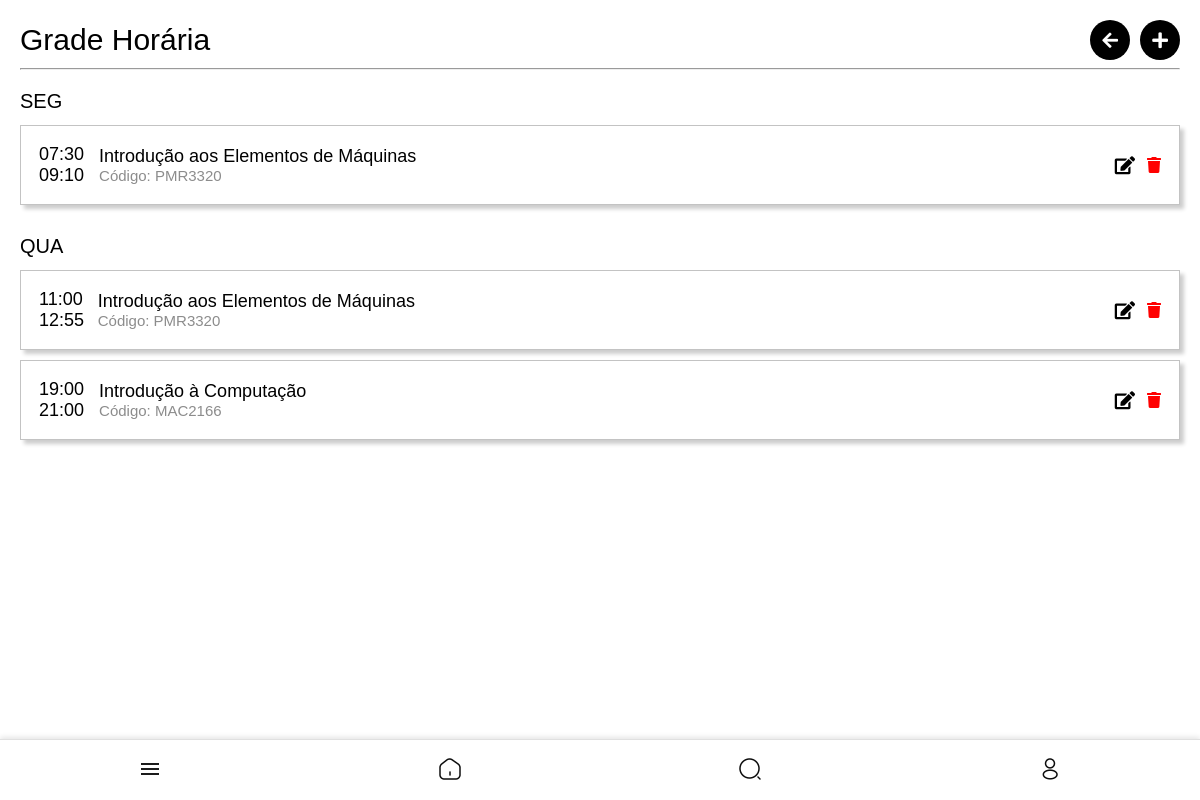
The app's page /grade-horaria/ (signed in) with its own data.
### core/models.py (models this page shows, shortened)
class HorarioGrade(models.Model):
    usuario = models.ForeignKey(settings.AUTH_USER_MODEL, on_delete=models.CASCADE, related_name='horarios_grade')
    disciplina = models.ForeignKey('Disciplina', on_delete=models.CASCADE)
    dia_da_semana = models.CharField(max_length=3, choices=[
        ('SEG', 'Segunda-feira'),
        ('TER', 'Terça-feira'),
        ('QUA', 'Quarta-feira'),
        ('QUI', 'Quinta-feira'),
        ('SEX', 'Sexta-feira'),
        ('SAB', 'Sábado'),
        ('DOM', 'Domingo'),
    ])
    horario_inicio = models.TimeField()
    horario_fim = models.TimeField()

class Disciplina(models.Model):
    nome = models.CharField(max_length=255)
    codigo = models.CharField(max_length=10)
    curso = models.CharField(max_length=255)
    semestre = models.CharField(max_length=10)
    tipo = models.CharField(max_length=50)
    professor_responsavel = models.ForeignKey(
        settings.AUTH_USER_MODEL,
        null=True,
        blank=True,
        on_delete=models.SET_NULL,
        limit_choices_to={'user_type': 'professor'}
    )
    turma = models.IntegerField(default=1)

### core/views.py (the view)
# urls.py: path('grade-horaria/', views.grade_horaria, name='grade_horaria'),
@login_required
def grade_horaria(request):
    horarios = request.user.horarios_grade.all().order_by('dia_da_semana', 'horario_inicio')
    dias_da_semana = ['SEG', 'TER', 'QUA', 'QUI', 'SEX', 'SAB', 'DOM']
    grade = {dia: [] for dia in dias_da_semana}
    for horario in horarios:
        grade[horario.dia_da_semana].append(horario)
    return render(request, 'core/grade_horaria.html', {'grade': grade})

### templates/core/grade_horaria.html (shortened to what this page needs)
{% extends 'core/base.html' %}
{% block content %}
<div class="disciplinas-add-container">
    <div class="header-container">
        <h1>Grade Horária</h1>
        <div class="actions">
            <a href="{% url 'disciplinas' %}" class="icon-btn">
                <i class="fa fa-arrow-left"></i>
            </a>
            <a href="{% url 'adicionar_horario_grade' %}" class="icon-btn">
              <i class="fa fa-plus"></i>
          </a>
        </div>
    </div>
    <hr>
    <div class="professores-container">
      {% with has_disciplinas=False %}
      {% for dia, horarios in grade.items %}
          {% if horarios|length > 0 %}
              <h3 style="font-size: min(20px, 6vw); margin-bottom: 1vw;">{{ dia }}</h3>
              <ul class="disciplinas-add-list">
                  {% for horario in horarios %}
                      <li class="disciplina-add-item" style="display: flex; padding: 1vw; flex-direction: row;">
                          <div style="display: flex; flex-direction: row;">
                              <div style="display: flex; flex-direction: column; flex: 1; text-align: left; font-weight: normal;">
                                  <label style="padding: min(2vw,6px) min(4vw,15px) 0 min(2vw,6px); color: black; font-weight: normal; font-size: min(18px,6vw);">
                                      {{ horario.horario_inicio }}
                                  </label>
                                  <label style="padding: 0 0 min(2vw,6px) min(2vw,6px); color: black; font-weight: normal; font-size: min(18px,6vw);">
                                      {{ horario.horario_fim }}
                                  </label>
                              </div>
                              <div style="display: flex; flex-direction: column; justify-content: center; align-items: flex-start; padding-right: min(4vw, 20px); height: 100%;">
                                  <a href="{% url 'detalhe_disciplina' horario.disciplina.id %}" class="disciplina-nome" style="font-size: min(18px, 5vw); color: black;">
                                      {{ horario.disciplina.nome }}
                                  </a>
                                  <a href="{% url 'detalhe_disciplina' horario.disciplina.id %}" class="disciplina-codigo" style="font-size: min(18px, 5vw); color: black; line-height: 1.2; font-size: min(4vw,15px); font-weight: lighter; color: #8c8c8c;">
                                      Código: {{ horario.disciplina.codigo }}
                                  </a>
                              </div>
                          </div>
                          <div style="flex: 1; display: flex; gap: 1vw; justify-content: flex-end;">
                              <a href="{% url 'editar_horario_grade' horario.id %}" class="icon-btn">
                                  <i class="fa fa-edit"></i>
                              </a>
                              <a href="{% url 'remover_horario_grade' horario.id %}" class="icon-btn remover-btn" style="color: red; margin-right: min(2vw,6px);">
                                  <i class="fa fa-trash" style="font-size: min(16px,3.8vw);"></i>
                              </a>
                          </div>
                      </li>
                  {% endfor %}
              </ul>
          {% endif %}
      {% endfor %}
      {% endwith %}
  </div>
{% endblock %}

### media/style.css (style rules this page uses)
@media (min-width: 769px) { body { font-family: Arial, sans-serif; background-color: rgb(234, 234, 234); display: flex; flex-direction: column; align-items: center; justify-content: flex-start; min-height: 100vh; margin: 0; padding-bottom: 5vw; } }
@media (min-width: 769px) { a { text-decoration: none; color: #000000; } }
@media (min-width: 769px) { .header-container { display: flex; flex-direction: row; justify-content: space-between; align-items: center; } }
@media (min-width: 769px) { .actions { display: flex; flex-direction: row; gap: min(10px, 2vw); justify-content: center; align-items: center; } }
@media (min-width: 769px) { .actions .icon-btn { display: flex; flex-direction: row; justify-content: center; background-color: #000; color: #fff; border: none; border-radius: 50%; width: min(40px, 8vw); height: min(40px, 8vw); font-size: min(18px, 4vw); cursor: pointer; text-decoration: none; } }
@media (min-width: 769px) { .disciplinas-add-container { padding: min(6vw, 20px); font-family: Arial, sans-serif; padding-bottom: min(20vw,80px); width: 100vw; box-sizing: border-box; } }
@media (min-width: 769px) { .disciplinas-add-container h3 { font-weight: normal; font-size: min(18px,5vw); } }
@media (min-width: 769px) { .disciplinas-add-container h1 { font-size: min(30px,6vw); margin-bottom: 0; margin-top: 0; font-weight:normal; text-align: left; } }
@media (min-width: 769px) { .disciplina-add-item label { width: 80%; text-align: left; white-space: nowrap; overflow: hidden; text-overflow: ellipsis; text-decoration: none; color: #333; font-size: min(15px,4vw); font-weight: bold; } }
@media (min-width: 769px) { .disciplinas-add-list { list-style: none; padding: 0; margin: 0; display: flex; flex-direction: column; } }
@media (min-width: 769px) { .disciplina-add-item { display: flex; flex-direction: column; background-color: #fff; border: 1px solid #c3c3c3; margin-bottom: min(10px,6vw); padding: min(15px,6vw); padding-right: 0; box-shadow: min(4px,2vw) min(4px,2vw) min(4px,2vw) rgba(0, 0, 0, 0.2); text-align: left; width: 100%; box-sizing: border-box; position: relative; overflow: hidden; } }
@media (min-width: 769px) { .disciplinas-add-list { display: flex; justify-content: center; align-items: center; margin-bottom: min(10px); } }
@media (min-width: 769px) { .icon-btn { background: none; border: none; font-size: min(18px, 4vw); color: #000000; cursor: pointer; text-decoration: none; display: flex; align-items: center; justify-content: center; } }
@media (min-width: 769px) { .topico-info p,a { font-size: min(12px); color: grey; } }
@media (min-width: 769px) { .remover-btn { display: flex; align-items: center; gap: min(4px, 1vw); font-size: min(14px, 2vw); text-decoration: none; } }
@media (min-width: 769px) { .remover-btn i { font-size: min(14px,2vw); } }

### templates/core/grade_horaria.html (style rules this page uses)
body { background-color: white; margin: 0; padding: 0; box-sizing: border-box; overflow-x: hidden; }
html, body { width: 100%; }

### records on screen
HorarioGrade: dia_da_semana "SEG", horario_inicio "07:30", horario_fim "09:10", disciplina.nome "Introdução aos Elementos de Máquinas", disciplina.codigo "PMR3320"
HorarioGrade: dia_da_semana "QUA", horario_inicio "11:00", horario_fim "12:55", disciplina.nome "Introdução aos Elementos de Máquinas", disciplina.codigo "PMR3320"
HorarioGrade: horario_inicio "19:00", horario_fim "21:00", disciplina.nome "Introdução à Computação", disciplina.codigo "MAC2166"
